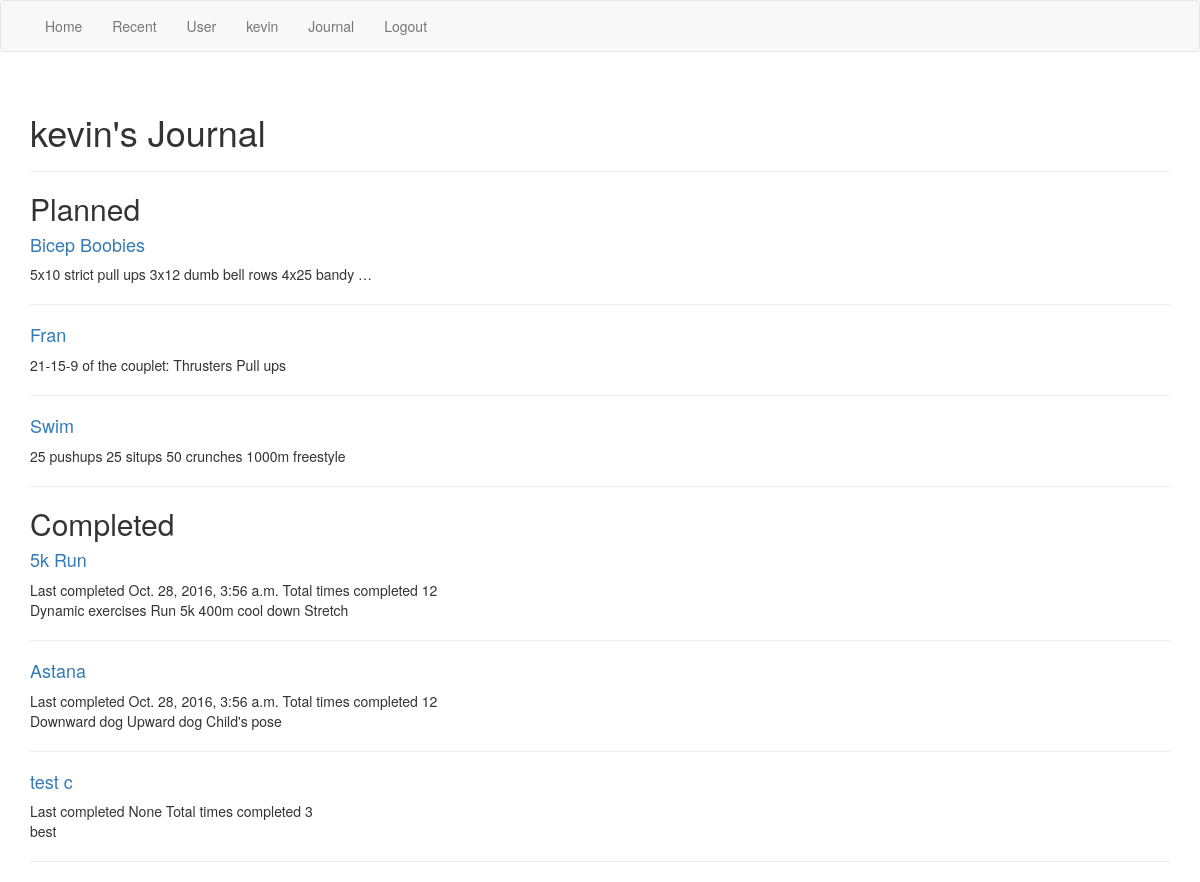
The app's page /workouts/user/1/, older data.
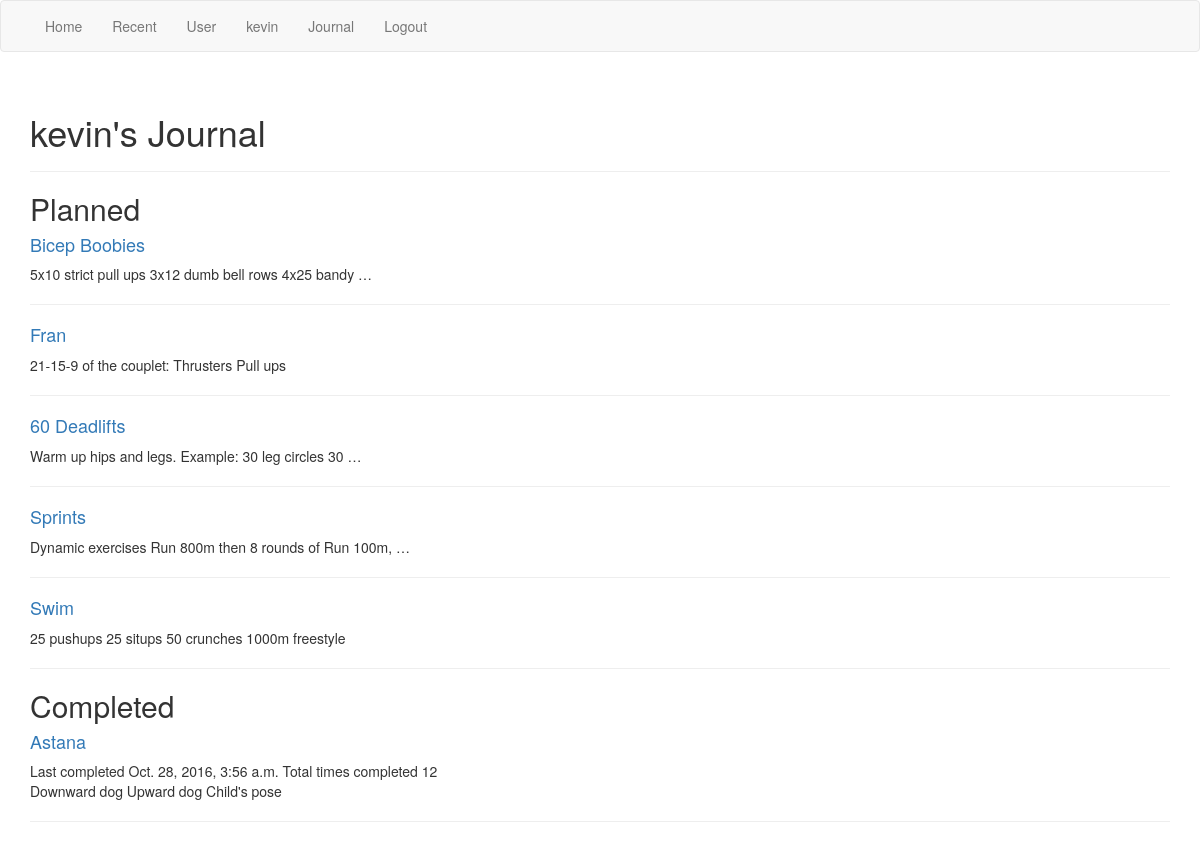
The same page, newer data.
### workouts/models.py (models this page shows, shortened)
class Journal(models.Model):
  user = models.ForeignKey(settings.AUTH_USER_MODEL, on_delete=models.CASCADE)
  routine = models.ForeignKey(Routine, on_delete=models.CASCADE)
  completed_on = models.DateTimeField(null=True)
  completed_count = models.IntegerField(default=0)

class Routine(models.Model):
  routine_title = models.CharField(max_length=70)
  routine_text = models.TextField()
  pub_date = models.DateTimeField('date published', default=timezone.now)
  created_by = models.ForeignKey(settings.AUTH_USER_MODEL, related_name="created_by")
  modify_date = models.DateTimeField('date modified', null=True)
  modified_by = models.ForeignKey(settings.AUTH_USER_MODEL, null=True, related_name="modified_by")
  likes = models.IntegerField(default=0)

### workouts/views.py (the view)
# urls.py: url(r'^user/(?P<user_id>[0-9]+)/$', views.user_detail, name='user_detail'),
def user_detail(request, user_id):
  user = get_object_or_404(User, pk=user_id)
  journal = Journal.objects.filter(user=user)
  journal_planned = journal.filter(completed_count=0)
  journal_completed = journal.filter(completed_count__gt=0)
  params = dict(user=user, journal_planned=journal_planned,
                journal_completed=journal_completed)
  return render(request, "workouts/journal_browse.html", params)

### workouts/templates/workouts/journal_browse.html (shortened to what this page needs)
{% extends "./base.html" %}
{% block content %}
{% block journal_title %}
<div class="page-header"><h1>{{ user.first_name }}'s Journal</h1></div>
{% endblock %}
<div><h2>Planned</h2></div>
{% for entry in journal_planned %}
  <span>
    <div><h4><a href="{% url 'workouts:detail' entry.routine.id %}">{{ entry.routine.routine_title }}</a></h4></div>
    <div>{{ entry.routine.routine_text|truncatewords:10 }}</div>
  </span>
  <hr>
{% endfor %}
<div><h2>Completed</h2></div>
{% for entry in journal_completed %}
  <div><h4><a href="{% url 'workouts:detail' entry.routine.id %}">{{ entry.routine.routine_title }}</a></h4></div>
  <div>
    <span>Last completed {{ entry.completed_on }}</span>
    <span>Total times completed {{ entry.completed_count }}<span>
  </div>
  <div>{{ entry.routine.routine_text|truncatewords:10 }}</div>
  <hr>
{% endfor %}
{% endblock content %}

### workouts/templates/workouts/base.html (shortened to what this page needs)
<!DOCTYPE html>
<html lang="en">
  <head>
    {% load static %}
    <link href="{% static 'workouts/css/bootstrap.css' %}" rel="stylesheet" type="text/css">
    <link href="{% static 'workouts/css/style.css' %}" rel="stylesheet" type="text/css">
  </head>
  <body>
    <nav class="navbar navbar-default">
      <div class="container">
      {% block sidebar %}
        <div id="navbar" class="">
          <ul class="nav navbar-nav">
            <li><a href="{% url 'workouts:index' %}">Home</a></li>
            <li><a href="{% url 'workouts:index' %}?sort=-pub_date">Recent</a></li>
            <li><a href="{% url 'workouts:user' %}">User</a></li>
            {% if user.is_authenticated %}
              <li><a href="{% url 'workouts:profile' %}">{{ user.first_name }}</a></li>
              <li><a href="{% url 'workouts:journal' %}">Journal</a></li>
              <li><a href="{% url 'workouts:logout' %}">Logout</a></li>
            {% else %}
              <li><a href="{% url 'workouts:login' %}">Login</a></li>
              <li><a href="{% url 'workouts:sign_up' %}">Sign up</a></li>
            {% endif %}
          </ul>
      {% endblock sidebar %}
      </div>
    </nav>
    <div id="content" class="container">
      {% block content %}{% endblock %}
    </div>
  </body>
</html>

Row changes from the older to the newer data that the page shows:
removed Journal: routine.routine_title "5k Run", completed_on "Oct. 28, 2016, 3:56 a.m.", completed_count "12", routine.routine_text "Dynamic exercises Run 5k 400m cool down Stretch", shown under "Completed"
removed Journal: routine.routine_title "test c", completed_on "None", completed_count "3", routine.routine_text "best", shown under "Completed"
added Journal: routine.routine_title "60 Deadlifts", routine.routine_text "Warm up hips and legs. Example: 30 leg circles 30 …", shown under "Planned"
added Journal: routine.routine_title "Sprints", routine.routine_text "Dynamic exercises Run 800m then 8 rounds of Run 100m, …", shown under "Planned"
